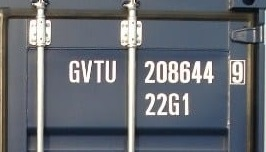
#> input picture Data/example.jpg, 266 x 152 px, found by its file name
$ python example_1.py
#> lines starting #> are read from the running program, lines starting #| are printed output that depends on the picture; after the words box and inside, x2 and y2 are one past the last pixel; in counts of white or black regions, pixels touching at a corner belong together
#> in main, src_img is the input picture: shape (152, 266, 3); mean B, G, R 113.8, 106.8, 102.5
import cv2
import numpy as np

def rotate_image(thresh_img, debug=False):
    """ Rotate an image. Required input to be a binary image."""
    im_h, im_w = thresh_img.shape[0:2]
    if im_h > im_w:
        # Not yet implemented for vertical side code
        return thresh_img

    tmp = np.where(thresh_img > 0)
    row, col = tmp
    coords = np.column_stack((col, row))
    rect = cv2.minAreaRect(coords)
    angle = rect[-1]
    if debug:
        box_points = cv2.boxPoints(rect)
        box_points = np.int_(box_points)  # Changed np.int0 to np.int_
        debug_box_img = cv2.drawContours(thresh_img.copy(), [box_points], 0, (255, 255, 255), 2)

    if angle > 45:
        angle = 270 + angle

    (h, w) = thresh_img.shape[:2]
    center = (w // 2, h // 2)
    M = cv2.getRotationMatrix2D(center, angle, 1.0)
    rotated = cv2.warpAffine(thresh_img, M, (w, h), flags=cv2.INTER_CUBIC, borderMode=cv2.BORDER_CONSTANT)
    return rotated

def is_contour_bad(c, src_img):
    im_h, im_w = src_img.shape[0:2]
    box = cv2.boundingRect(c)
    x, y, w, h = box[0], box[1], box[2], box[3]

    if im_w > im_h:
        if h >= 0.6 * im_h:
            return True
        if x < 0.4 * im_w and y > 0.6 * im_h:
            return True
        if w * h < 0.002 * im_h * im_w:
            return True
        if x <= 1 or x >= (im_w - 1) or y <= 1 or y >= (im_h - 1):
            if w * h < 0.05 * im_h * im_w:
                return True
    else:
        if w * h < 0.001 * im_h * im_w:
            return True
        if x + w >= 0.5 * im_w and y + h >= 0.4 * im_h:
            return True
    return False

def remove_noise(cnts, thresh, src_img, debug=False):
    mask = np.ones(thresh.shape[:2], dtype="uint8") * 255
    for c in cnts:
        if debug:
            box = cv2.boundingRect(c)
            x, y, w, h = box[0], box[1], box[2], box[3]
            cv2.rectangle(src_img, (x, y), (x + w, y + h), color=(0, 255, 0), thickness=1)
        if is_contour_bad(c, src_img):
            cv2.drawContours(mask, [c], -1, 0, -1)
    result = cv2.bitwise_and(thresh, thresh, mask=mask)
    return result

def otsu_threshold(src_img):
    #Convert color image to gray image
    gray_img = cv2.cvtColor(src_img, cv2.COLOR_BGR2GRAY)
    #Threshold process
    _, thresh_img1 = cv2.threshold(gray_img, 127, 255, cv2.THRESH_BINARY + cv2.THRESH_OTSU)
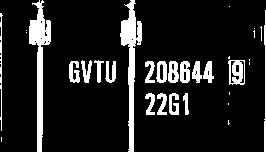
#> thresh_img1: shape (152, 266); 12.7% white; 32 white regions (13 under 20 px), largest, box (x1, y1, x2, y2) and area: (29, 0, 51, 152) 1240, (120, 0, 142, 152) 1200, (228, 60, 245, 85) 291
    thresh_img2 = cv2.adaptiveThreshold(gray_img, 255, cv2.ADAPTIVE_THRESH_GAUSSIAN_C, cv2.THRESH_BINARY, 19, 17)
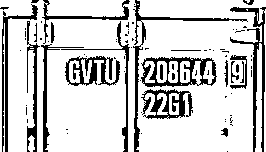
#> thresh_img2: shape (152, 266); 80.6% white; 82 black regions (61 under 20 px), largest, box (x1, y1, x2, y2) and area: (230, 7, 266, 152) 1044, (141, 57, 217, 87) 928, (133, 0, 248, 152) 861
    thresh_img = cv2.bitwise_and(thresh_img1, thresh_img2)
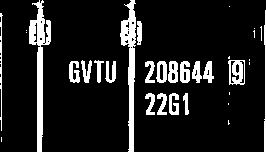
#> thresh_img: shape (152, 266); 12.3% white; 33 white regions (13 under 20 px), largest, box (x1, y1, x2, y2) and area: (29, 0, 51, 152) 1187, (120, 0, 136, 152) 1050, (228, 60, 245, 85) 285
    mean_intensity = np.mean(thresh_img)
#> mean_intensity = 31.49
    if mean_intensity < 128:
        thresh_img = cv2.bitwise_not(thresh_img)
    return thresh_img

def make_sure_it_bbwt(thresh_img, depth=2):
#> called with depth = 2
    im_h, im_w = thresh_img.shape[0:2]
#> im_h = 152; im_w = 266
    total_pixel_value = np.sum(thresh_img)
#> total_pixel_value = 9036945
    center_img = thresh_img[depth:im_h-depth, depth:im_w-depth]
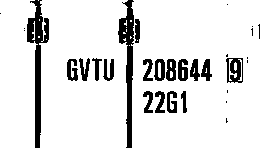
#> center_img: shape (148, 262); 88.2% white; 31 black regions (13 under 20 px)
    center_pixel_value = np.sum(center_img)
#> center_pixel_value = 8717175
    border_bw_value = (total_pixel_value - center_pixel_value) / (im_h * im_w - center_img.size)
#> border_bw_value = 193.1
    if border_bw_value > 127:
        cv2.bitwise_not(thresh_img, thresh_img)

def process_image_for_ocr(src_img, debug=False):
    thresh = otsu_threshold(src_img)
    make_sure_it_bbwt(thresh)
    cnts, _ = cv2.findContours(thresh, cv2.RETR_LIST, cv2.CHAIN_APPROX_SIMPLE)
    clean = remove_noise(cnts, thresh, src_img, debug)
    rotated = rotate_image(clean, debug)
    return rotated

def main():
    image_path = r"C:\Users\user\Desktop\Training OCR\Data\example.jpg"
    src_img = cv2.imread(image_path)
    #Image processing
    thresh = otsu_threshold(src_img)
    make_sure_it_bbwt(thresh)
    cnts, _ = cv2.findContours(thresh, cv2.RETR_LIST, cv2.CHAIN_APPROX_SIMPLE)
#> cnts = 56 contours, 29 with area under 20; largest, box (x1, y1, x2, y2) and area: (29, 0, 51, 152) 1022, (120, 0, 136, 152) 916, (228, 60, 245, 85) 354, (156, 61, 167, 83) 180, (168, 61, 178, 83) 168
    clean = remove_noise(cnts, thresh, src_img, debug=False)
#> the loop in remove_noise, `for c in cnts:` made 56 passes
#> c on passes 1, 2, 3, 8, 16, 30: [[1, 137], [1, 141]], [[228, 120], [228, 124], [229, 123], [228, 122]], [[228, 103], [228, 104]], [[229, 92], [229, 94]], [[249, 62], [249, 64]], [[249, 59], [249, 60]]
#> after the loop in remove_noise, `for c in cnts:`:
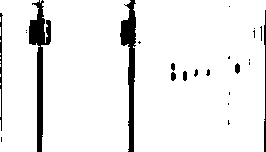
#> mask: shape (152, 266); 92.8% white; 24 black regions (15 under 20 px), largest, box (x1, y1, x2, y2) and area: (29, 0, 51, 152) 1223, (120, 0, 136, 152) 1084, (264, 10, 266, 152) 194
#> in remove_noise, `result = cv2.bitwise_and(thresh, thresh, mask=mask)`:
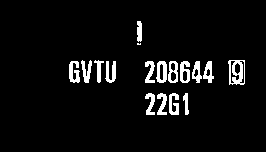
#> result: shape (152, 266); 5.5% white; 17 white regions (1 under 20 px), largest, box (x1, y1, x2, y2) and area: (228, 60, 245, 85) 265, (69, 61, 80, 83) 164, (156, 61, 167, 83) 163
    rotated = rotate_image(clean, debug=False)
#> in rotate_image, `tmp = np.where(thresh_img > 0)`: tmp = 2235 positions, rows 21 to 114, columns 69 to 244
#> in rotate_image, `row, col = tmp`: row = 2235 values from 21 to 114; col = 2235 values, max 244 at index 121, min 69 at index 360, mean 159.2
#> in rotate_image, `coords = np.column_stack((col, row))`: coords = 2235 pairs, first value 69 to 244, second value 21 to 114
#> in rotate_image, `rect = cv2.minAreaRect(coords)`: rect = ((156.8, 72.68), (84.97, 170.5), -69.44)
#> in rotate_image, `angle = rect[-1]`: angle = -69.44
#> in rotate_image, `M = cv2.getRotationMatrix2D(center, angle, 1.0)`: M = [[0.351, -0.936, 157.5], [0.936, 0.351, -75.22]]

    clean_img = cv2.bitwise_not(rotated)
    clean_img = cv2.blur(clean_img, (2, 2))
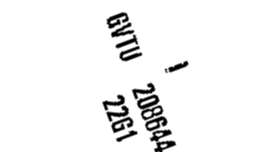
#> clean_img: shape (152, 266); min 0, max 255, mean 242.6

    cv2.imshow("Clean Image",clean_img)
    cv2.waitKey(0)
    cv2.destroyAllWindows()

if __name__ == "__main__":
    main()
